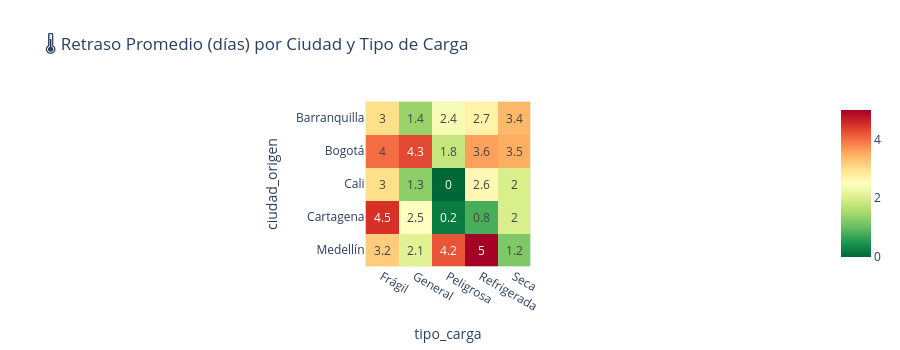

Notebook cell for this chart:
### Code cell
# ─────────────────────────────────────────────────────────────
# GRÁFICA 5 — Heatmap: retrasos por origen y tipo de carga
# pivot_table() reorganiza los datos en forma de matriz:
#   filas    = ciudad_origen
#   columnas = tipo_carga
#   valores  = promedio de retraso_dias
# px.imshow() convierte esa matriz en un mapa de calor
# ─────────────────────────────────────────────────────────────
pivot = df.pivot_table(
    values  = 'retraso_dias',
    index   = 'ciudad_origen',
    columns = 'tipo_carga',
    aggfunc = 'mean'
).round(1)

fig5 = px.imshow(
    pivot,
    title                  = '🌡️ Retraso Promedio (días) por Ciudad y Tipo de Carga',
    color_continuous_scale = 'RdYlGn_r',  # Rojo=peor, Verde=mejor (invertido)
    text_auto              = True          # muestra el número en cada celda
)
fig5.update_layout(height=350)
fig5.show()

### Figure 1 — Plotly figure (JSON) as saved in the notebook; plotly's stock layout.template omitted (floating-point values rounded to 4 significant figures)
{"data": [{"coloraxis": "coloraxis", "hovertemplate": "tipo_carga: %{x}<br>ciudad_origen: %{y}<br>color: %{z}<extra></extra>", "name": "0", "texttemplate": "%{z}", "type": "heatmap", "x": ["Frágil", "General", "Peligrosa", "Refrigerada", "Seca"], "xaxis": "x", "y": ["Barranquilla", "Bogotá", "Cali", "Cartagena", "Medellín"], "yaxis": "y", "z": [[3.0, 1.4, 2.4, 2.7, 3.4], [4.0, 4.3, 1.8, 3.6, 3.5], [3.0, 1.3, 0.0, 2.6, 2.0], [4.5, 2.5, 0.2, 0.8, 2.0], [3.2, 2.1, 4.2, 5.0, 1.2]]}], "layout": {"coloraxis": {"colorscale": [[0, "rgb(0,104,55)"], [0.1, "rgb(26,152,80)"], [0.2, "rgb(102,189,99)"], [0.3, "rgb(166,217,106)"], [0.4, "rgb(217,239,139)"], [0.5, "rgb(255,255,191)"], [0.6, "rgb(254,224,139)"], [0.7, "rgb(253,174,97)"], [0.8, "rgb(244,109,67)"], [0.9, "rgb(215,48,39)"], [1, "rgb(165,0,38)"]]}, "height": 350, "title": {"text": "🌡️ Retraso Promedio (días) por Ciudad y Tipo de Carga"}, "xaxis": {"anchor": "y", "constrain": "domain", "domain": [0, 1], "scaleanchor": "y", "title": {"text": "tipo_carga"}}, "yaxis": {"anchor": "x", "autorange": "reversed", "constrain": "domain", "domain": [0, 1], "title": {"text": "ciudad_origen"}}}}
